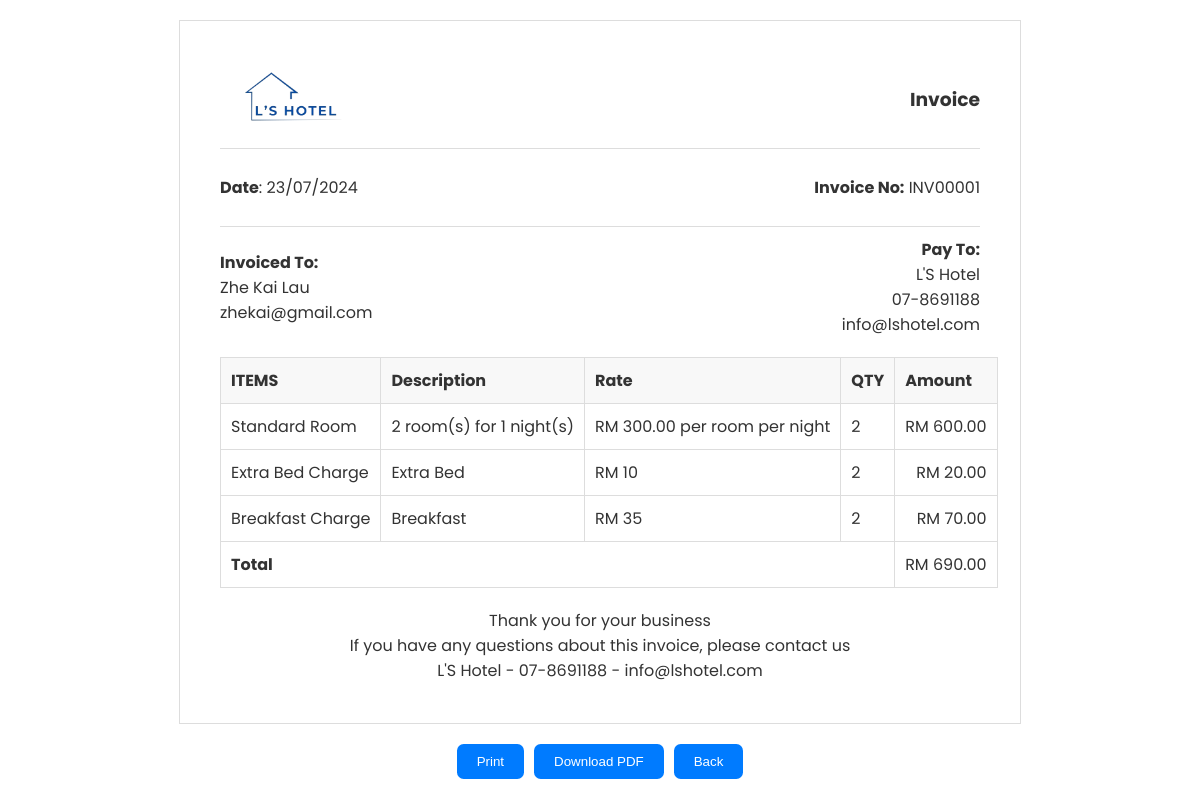
Screenshot of /invoice.php?booking_id=1 with the database file from the repository.
### tables this page shows
CREATE TABLE `bookings` (
  `booking_id` int(11) NOT NULL,
  `email` varchar(100) NOT NULL,
  `room_id` int(11) NOT NULL,
  `check_in_date` date NOT NULL,
  `check_out_date` date NOT NULL,
  `days` int(11) NOT NULL,
  `number_of_rooms` int(11) NOT NULL,
  `bed_selection` varchar(255) NOT NULL,
  `smoke` varchar(255) NOT NULL,
  `first_name` varchar(50) NOT NULL,
  `last_name` varchar(50) NOT NULL,
  `phone_number` varchar(15) NOT NULL,
  `bring_car` varchar(3) NOT NULL,
  `additional_requests` varchar(255) DEFAULT NULL,
  `total_amount` decimal(10,2) NOT NULL,
  `created_at` timestamp NOT NULL DEFAULT current_timestamp(),
  `car_plates` varchar(255) DEFAULT NULL,
  `payment_status` varchar(20) NOT NULL,
  `booking_status` varchar(20) NOT NULL
);

CREATE TABLE `users` (
  `id` int(11) NOT NULL,
  `first_name` varchar(50) NOT NULL,
  `last_name` varchar(50) NOT NULL,
  `email` varchar(100) NOT NULL,
  `phone_number` varchar(15) NOT NULL,
  `password` varchar(255) NOT NULL
);

CREATE TABLE `rooms` (
  `room_id` int(11) NOT NULL,
  `room_type` varchar(255) NOT NULL,
  `room_level` int(3) NOT NULL,
  `room_price` decimal(10,2) NOT NULL,
  `room_features` text DEFAULT NULL,
  `room_facilities` text DEFAULT NULL,
  `room_size` varchar(50) DEFAULT NULL,
  `room_availability` int(11) DEFAULT NULL,
  `room_description` text DEFAULT NULL,
  `room_images` text DEFAULT NULL
);

### invoice.php (the view, shortened to what this page needs)
<?php
include 'config.php';
function getBookingDetails($conn, $booking_id) {
    $sql = "SELECT b.*, u.first_name, u.last_name, r.room_type, r.room_price
            FROM bookings b
            JOIN users u ON b.email = u.email
            JOIN rooms r ON b.room_id = r.room_id
            WHERE b.booking_id = ?";
    $stmt = $conn->prepare($sql);
    $stmt->bind_param("i", $booking_id);
    $stmt->execute();
    $result = $stmt->get_result();
    $booking = $result->fetch_assoc();
    return $booking;
}
function insertOrUpdateInvoice($conn, $booking) {
    $sql = "INSERT INTO invoices (booking_id, amount, payment_status, email)
            SELECT ?, ?, ?, ?
            FROM DUAL
            WHERE NOT EXISTS (SELECT 1 FROM invoices WHERE booking_id = ?)";
    $stmt = $conn->prepare($sql);
    $stmt->bind_param("isssi", $booking['booking_id'], $booking['total_amount'], $booking['payment_status'], $booking['email'], $booking['booking_id']);
    $stmt->execute();
    if ($stmt->affected_rows === 0) {
        $sql = "SELECT id FROM invoices WHERE booking_id = ?";
        $stmt = $conn->prepare($sql);
        $stmt->bind_param("i", $booking['booking_id']);
        $stmt->execute();
        $result = $stmt->get_result();
        $invoice = $result->fetch_assoc();
        $invoice_db_id = $invoice['id'];
    } else {
        $invoice_db_id = $stmt->insert_id;
    }
    return $invoice_db_id;
}
function updateInvoiceId($conn, $invoice_db_id) {
    $invoice_id = 'INV' . str_pad($invoice_db_id, 5, '0', STR_PAD_LEFT);
    $sql = "UPDATE invoices SET invoice_id = ? WHERE id = ?";
    $stmt = $conn->prepare($sql);
    return $invoice_id;
}
function calculateAdditionalCharges($additional_requests) {
    $extra_bed_charge = 10;
    $breakfast_charge = 35;
    $extra_bed_total = 0;
    $breakfast_total = 0;
    $extra_bed_qty = 0;
    $breakfast_qty = 0;
    foreach ($additional_requests as $request) {
        if (isset($request['extra_bed']) && $request['extra_bed'] === 'Yes') {
            $extra_bed_qty += $request['bed_quantity'];
            $extra_bed_total += $request['bed_quantity'] * $extra_bed_charge;
        }
        if (isset($request['add_breakfast']) && $request['add_breakfast'] === 'Yes') {
            $breakfast_qty += $request['breakfast_quantity'];
            $breakfast_total += $request['breakfast_quantity'] * $breakfast_charge;
        }
    }
    return [
        'extra_bed_total' => $extra_bed_total,
        'breakfast_total' => $breakfast_total,
        'extra_bed_qty' => $extra_bed_qty,
        'breakfast_qty' => $breakfast_qty,
    ];
}
try {
    $booking_id = $_GET['booking_id'];
    $booking = getBookingDetails($conn, $booking_id);
    $invoice_db_id = insertOrUpdateInvoice($conn, $booking);
    $invoice_id = updateInvoiceId($conn, $invoice_db_id);
    $additional_requests = json_decode($booking['additional_requests'], true);
    $charges = calculateAdditionalCharges($additional_requests);
    $room_total = $booking['room_price'] * $booking['number_of_rooms'] * $booking['days'];
    $total_amount = $room_total + $charges['extra_bed_total'] + $charges['breakfast_total'];
} catch (Exception $e) {
    die($e->getMessage());
}
?>
<!DOCTYPE html>
<html lang="en">
<head>
    <link rel="stylesheet" href="css/invoice.css?v=<?php echo time(); ?>">
    <link rel="stylesheet" href="https://cdnjs.cloudflare.com/ajax/libs/font-awesome/6.2.1/css/all.min.css" />
</head>
<body>
    <div class="invoice-wrapper" id="print-area">
        <div class="invoice">
            <div class="invoice-container">
                <div class="invoice-head">
                    <div class="invoice-head-top">
                        <div class="invoice-head-top-left text-start">
                            <img src="img/logo.png" alt="Logo" id="logo">
                        </div>
                        <div class="invoice-head-top-right text-end">
                            <h3>Invoice</h3>
                        </div>
                    </div>
                    <div class="hr"></div>
                    <div class="invoice-head-middle">
                        <div class="invoice-head-middle-left text-start">
                            <p><span class="text-bold">Date</span>: <?php echo date('d/m/Y'); ?></p>
                        </div>
                        <div class="invoice-head-middle-right text-end">
                            <p><span class="text-bold">Invoice No:</span> <?php echo $invoice_id; ?></p>
                        </div>
                    </div>
                    <div class="hr"></div>
                    <div class="invoice-head-bottom">
                        <div class="invoice-head-bottom-left">
                            <ul>
                                <li class="text-bold">Invoiced To:</li>
                                <li><?php echo htmlspecialchars($booking['first_name'] . ' ' . $booking['last_name']); ?></li>
                                <li><?php echo htmlspecialchars($booking['email']); ?></li>
                            </ul>
                        </div>
                        <div class="invoice-head-bottom-right">
                            <ul class="text-end">
                                <li class="text-bold">Pay To:</li>
                                <li>L'S Hotel</li>
                                <li>07-8691188</li>
                                <li>info@lshotel.com</li>
                            </ul>
                        </div>
                    </div>
                </div>
                <div class="overflow-view">
                    <div class="invoice-body">
                        <table>
                            <thead>
                                <tr>
                                    <td class="text-bold">ITEMS</td>
                                    <td class="text-bold">Description</td>
                                    <td class="text-bold">Rate</td>
                                    <td class="text-bold">QTY</td>
                                    <td class="text-bold">Amount</td>
                                </tr>
                            </thead>
                            <tbody>
                                <tr>
                                    <td><?php echo htmlspecialchars($booking['room_type']); ?></td>
                                    <td><?php echo htmlspecialchars($booking['number_of_rooms']); ?> room(s) for <?php echo htmlspecialchars($booking['days']); ?> night(s)</td>
                                    <td>RM <?php echo number_format($booking['room_price'], 2); ?> per room per night</td>
                                    <td><?php echo htmlspecialchars($booking['number_of_rooms'] * $booking['days']); ?></td>
                                    <td class="text-end">RM <?php echo number_format($room_total, 2); ?></td>
                                </tr>
                                <tr>
                                    <td>Extra Bed Charge</td>
                                    <td>Extra Bed</td>
                                    <td>RM 10</td>
                                    <td><?php echo $charges['extra_bed_qty']; ?></td>
                                    <td class="text-end">RM <?php echo number_format($charges['extra_bed_total'], 2); ?></td>
                                </tr>
                                <tr>
                                    <td>Breakfast Charge</td>
                                    <td>Breakfast</td>
                                    <td>RM 35</td>
                                    <td><?php echo $charges['breakfast_qty']; ?></td>
                                    <td class="text-end">RM <?php echo number_format($charges['breakfast_total'], 2); ?></td>
                                </tr>
                            </tbody>
                            <tfoot>
                                <tr>
                                    <td colspan="4" class="text-bold">Total</td>
                                    <td class="text-end">RM <?php echo number_format($total_amount, 2); ?></td>
                                </tr>
                            </tfoot>
                        </table>
                    </div>
                </div>
                <div class="invoice-footer">
                    <ul class="text-center">
                        <li>Thank you for your business</li>
                        <li>If you have any questions about this invoice, please contact us</li>
                        <li>L'S Hotel - 07-8691188 - info@lshotel.com</li>
                    </ul>
                </div>
            </div>
        </div>
    </div>
    <div class="text-center m-t-20 no-print">
        <button onclick="window.print();" class="btn btn-primary">Print</button>
        <button class="btn btn-secondary" onclick="generatePDF()">Download PDF</button>
        <button id="back-button" class="btn btn-info" onclick="goBack()">Back</button>
    </div>
</body>
</html>

### css/invoice.css (style rules this page uses)
body { font-family: 'Poppins', sans-serif; margin: 0; padding: 0; color: #333; }
.invoice-wrapper { max-width: 800px; margin: 20px auto; padding: 20px; border: 1px solid #ddd; background-color: #fff; }
.invoice { width: 100%; }
.invoice-container { padding: 20px; }
.invoice-head, .invoice-body, .invoice-foot { margin-bottom: 20px; }
.text-start { text-align: left; }
.text-end { text-align: right; }
.text-center { text-align: center; }
.text-bold { font-weight: bold; }
.hr { border-bottom: 1px solid #ddd; margin: 10px 0; }
.invoice-head-top, .invoice-head-middle, .invoice-head-bottom { display: flex; justify-content: space-between; align-items: center; }
.invoice-head-top-left img { width: 10em; }
ul { list-style: none; padding: 0; margin: 0; }
table { width: 100%; border-collapse: collapse; }
table thead { background-color: #f8f8f8; }
table th, table td { padding: 10px; border: 1px solid #ddd; white-space: nowrap; }
.no-print { display: flex; justify-content: center; gap: 10px; }
.btn { padding: 10px 20px; border: none; border-radius: 0.5em; background-color: #007bff; color: #fff; cursor: pointer; display: flex; align-items: center; gap: 5px; }

### rows the page displays
bookings: users.first_name+last_name "Zhe Kai Lau", email "zhekai@gmail.com", room.room_type "Standard Room", number_of_rooms "2", days "1", room.room_price "300.00", $booking['number_of_rooms']*$booking['days'] "2", room_total "600.00", additional_requests "2", additional_requests "20.00", additional_requests "70.00", total_amount "690.00"

### other values shown
$invoice_id "INV00001"
